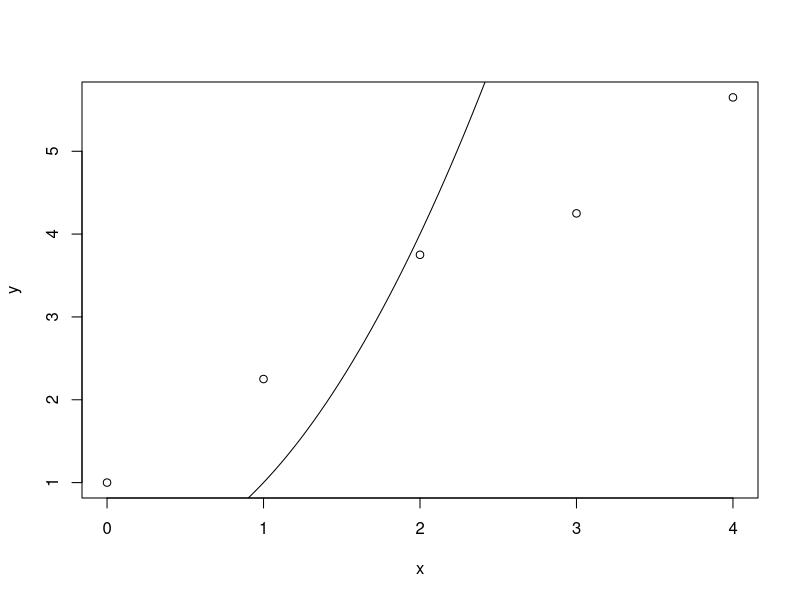

Write the R code that produced this figure.
#1
x <- c(50,51,52,53,54)
y <- c(40,46,44,55,49)
n <- 5
spl <- matrix(c(n,sum(x),
                sum(x),sum(x^2)),2,2,TRUE)


jwb <- c(sum(y),sum(y*x))

solve(spl)%*%jwb

#2
y <- function(x){
  hasil <- (-93.6 +( 2.7*x))
}
print (y(55))

#3
library(polynom)
x <- c(0,1,2,3,4)
y <- c(1,2.25,3.75,4.25,5.65)

data2 <- data.frame(cbind(x,y))

poly.calc(x,y)

#5
f <- function(x,y){
  hasil<- x^2
  return(hasil)
}
plot(x,y)
curve(f, add = TRUE)

#6
fx <- function(x) {
  return(x^3 + 4*x^2 - 10)
}


#Bisection
bi <- function(a, b) {
  
  re <- 3
  
  pn <- (a + b) / 2
  
  
  while(re >= 0.0001) {
    
    print(paste(a, b, pn, fx(pn), fx(a), re, sep=" "))
    
    p <- pn
    
    if (sign(fx(p)) == sign(fx(a))) {
      a <- p
    } else {
      b <- p
    }
    
    pn <- (a + b) / 2
    
    re <- abs(pn-p) / abs(pn)
  }
  print(paste(a, b, pn, fx(pn), fx(a), re, sep=" "))
}


#11
library(pracma)

f1 <- function(x){
  hasil <- x^2 - 6
  return(hasil)
}

trapzfun(f1,0,1)


#12
f2 <- function(x){
  hasil <- (x^3 + 4*(x^2) -10)
  return(hasil)
}

trapzfun(f2,1,2)

#13,14
h<- 0.1
x<- seq(0,1,by=h)
f<-function(x){
  return(x^2)
}

f0 <- f(x[1])
fi <- sapply(x[2:10],f)
fn <- f(x[length(x)])

trap <- function(f0, fi, fn, h){
  L <- h *(f0+ (2* sum(fi)) + fn)/2
  return(L)
}

trap(f0,fi,fn,h)

#15
h<- 0.2
x<- seq(0,1,by=h)
f<-function(x){
  return(x^2)
}

f0 <- f(x[1])
fi <- sapply(x[2:5],f)
fn <- f(x[length(x)])

trap <- function(f0, fi, fn, h){
  L <- h/2 *(f0+ (2* sum(fi)-1) + fn)
  return(L)
}

trap(f0,fi,fn,h)

